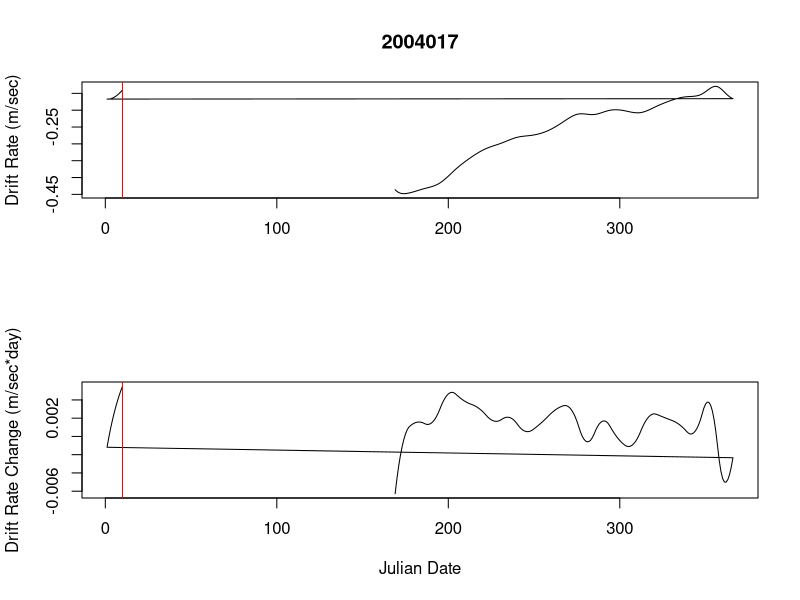
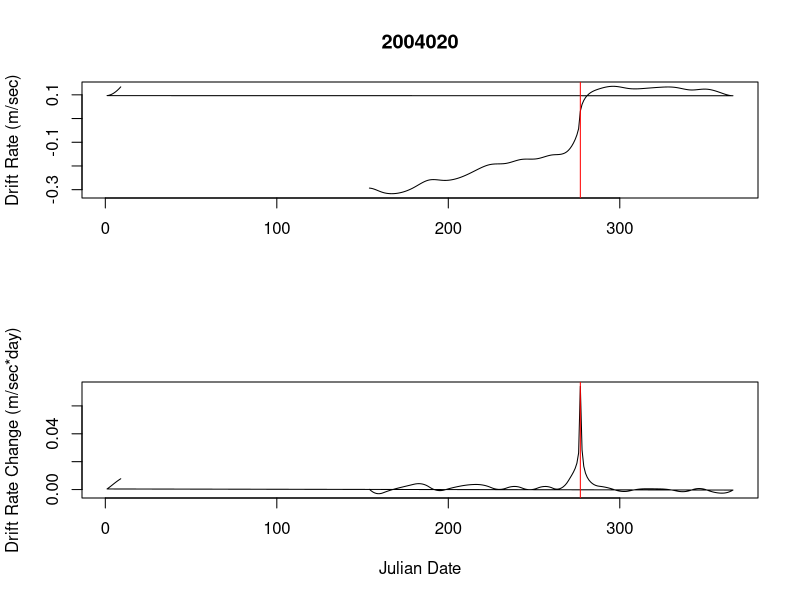
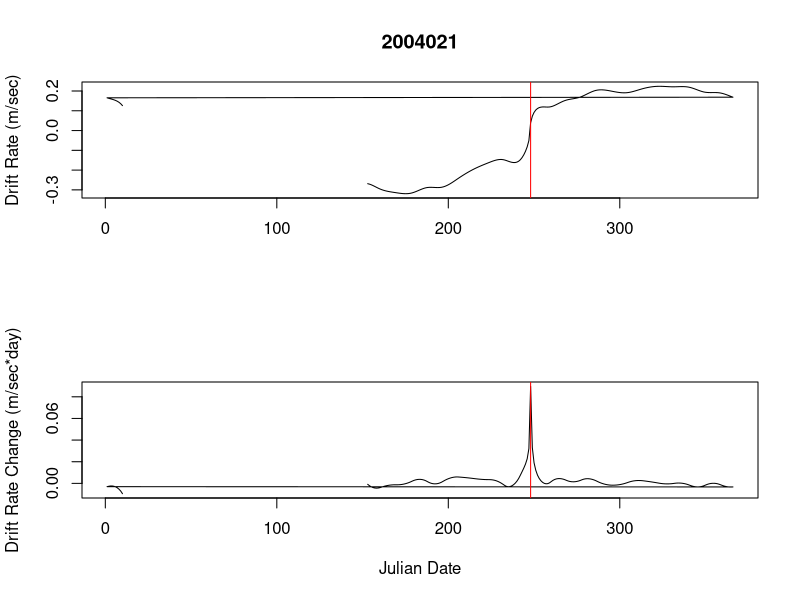
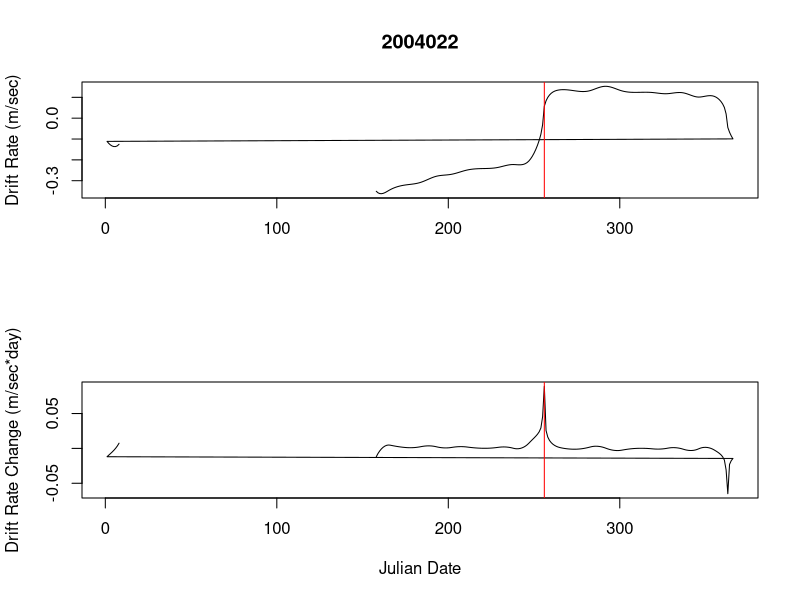
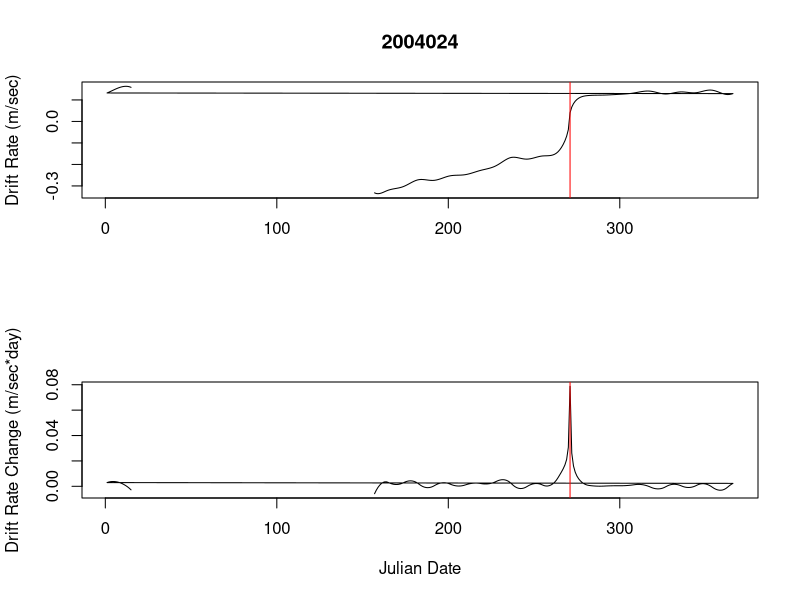
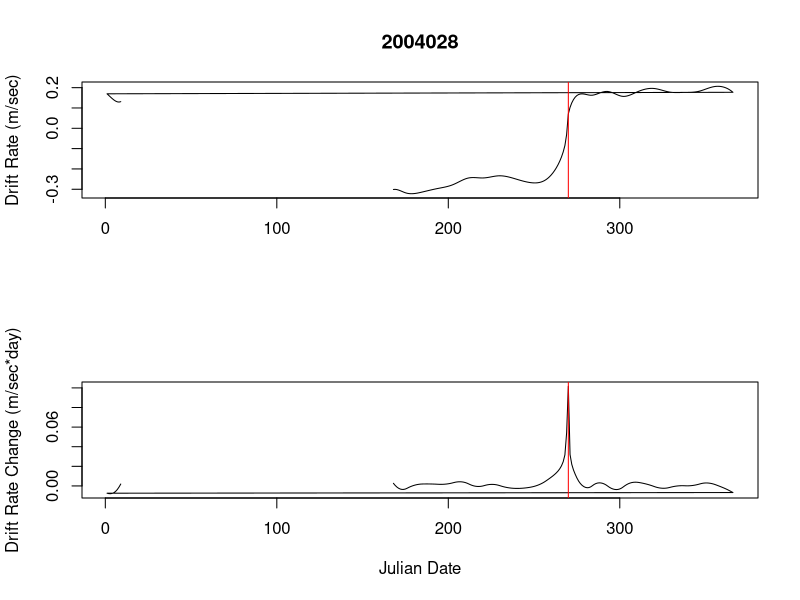
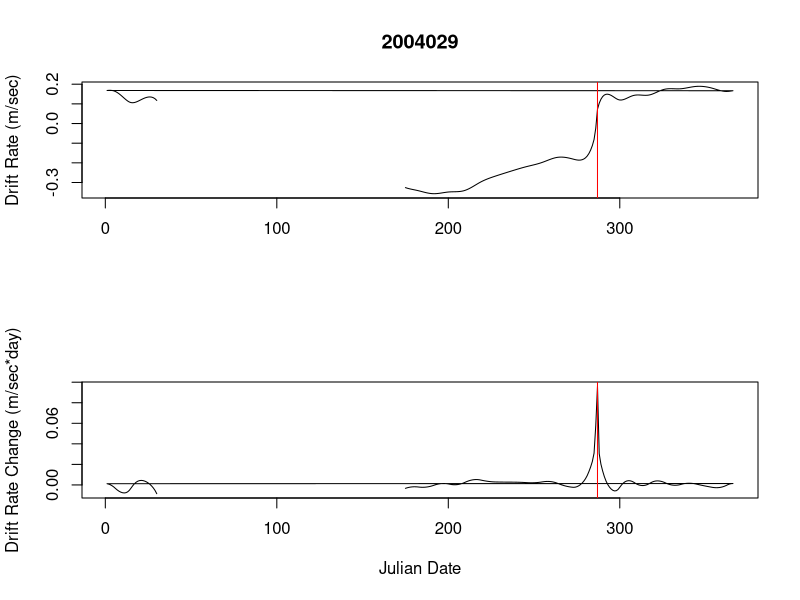
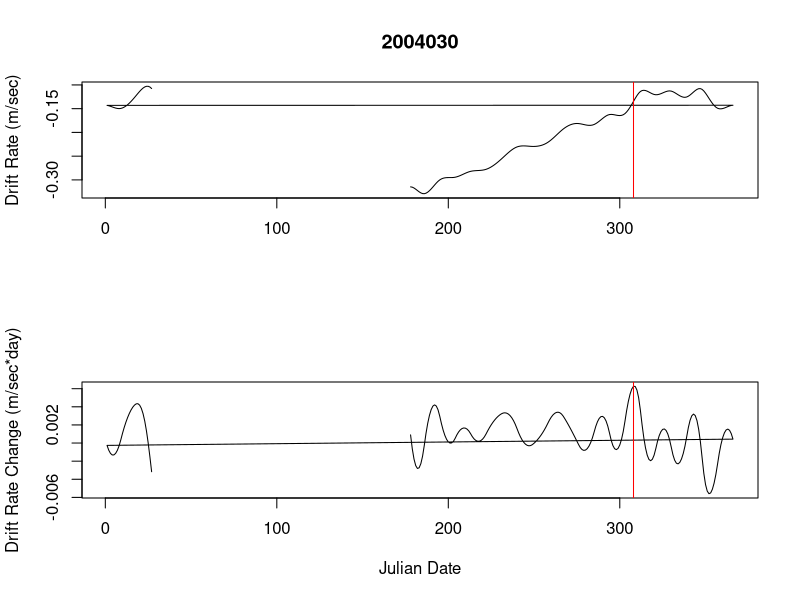

The R script that drew these images, in order: (Note: this script raises an error after producing the figures.)
#set working directory
setwd("~/Publications/In Prep/ROXANNE_Turnaround/Turnaround MS Workflow")

#define dataset as 'dat'
dat=read.csv('4DriftDives4Alex.csv',header = FALSE)
colnames(dat)=c("TOPPID","DOY","DriftRate","DriftRateChangePerDay") #add column headers

#lists unique TOPPID
Seals=unique(dat$TOPPID)

#change working directory to drift rate change figures
setwd("~/Publications/In Prep/ROXANNE_Turnaround/Turnaround MS Workflow/Old Not Using/DriftRateChangeFigs")

for(i in 1:length(Seals)){#subset different seals

#Subset a single seal from the overall dataset
dat_i=dat[dat$TOPPID==Seals[i],]

#identify maximum drift rate change
index=which.max(dat_i$DriftRateChangePerDay)
date=dat_i$DOY[index]
value=dat_i$DriftRateChangePerDay[index]

#maybe constrain for middle of trip? 
#maybe not if we can make magnitude clear. 
  
#For seal i, plot driftrate and driftratechange with respect to julian date
png(paste0(Seals[i],"_DriftRateFig.png"),width=5,height=9,units="in",res=300)
    par(mfrow=c(2,1))
    plot(dat_i$DOY,dat_i$DriftRate,type="l",xlab="",ylab="Drift Rate (m/sec)",
         main=Seals[i])
    abline(v=date,col="red")
    plot(dat_i$DOY,dat_i$DriftRateChangePerDay,type="l",xlab="Julian Date",ylab="Drift Rate Change (m/sec*day)")
    abline(v=date,col="red")
dev.off()
#FYI these plots are kind of funky because the post-molt trip often wraps around January 1

#export data
out=cbind(Seals[i],date,value,max(dat_i$DriftRate))
if(i==1){
  outall=out
}else{
  outall=rbind(outall,out)
}

}

setwd("~/Publications/In Prep/ROXANNE_Turnaround/Turnaround MS Workflow")

colnames(outall)=c("TOPPID","DateMaxChange","ValueMaxChange","MaxDriftRate")
#write.csv(outall,'4DriftRateAnalysisTEMP.csv',row.names=FALSE)

#manually looked at all the figures, and four seals did not switch to positive buoyancy. change their data to NA: 
outall=data.frame(outall)
outall[outall$TOPPID==2004017,2:4]=rep(NA,3)
outall[outall$TOPPID==2004030,2:4]=rep(NA,3)
outall[outall$TOPPID==2005028,2:4]=rep(NA,3)
outall[outall$TOPPID==2013034,2:4]=rep(NA,3)

#add drift rate change dates to big spreadsheet
setwd("~/Publications/In Prep/ROXANNE_Turnaround/Turnaround MS Workflow")
dat=read.csv('2TrackSummaries 2021_09_30.csv') #read in

colnames(dat); nrow(dat)
colnames(outall); nrow(outall)

#need to add PupDate from outall into data, by TOPPID
dat=merge(dat,outall[,c("TOPPID","DateMaxChange")],by="TOPPID",all.x=TRUE,all.y=FALSE) #don't require a drift rate to have them be retained

#check
plot(dat$PupDate,dat$DateMaxChange,xlab="Parturition Day Of Year",ylab="Arrival Day Of Year")

#change column name of PupDate to ParturitionDOY
colnames(dat)[8]="DriftRateSwitchDOY"

write.csv(dat,'2TrackSummaries 2021_09_30.csv',row.names=FALSE)


